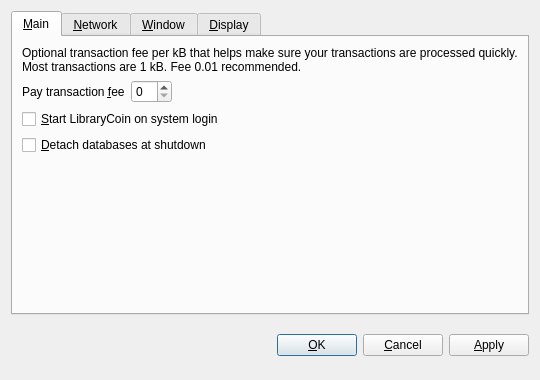
<?xml version="1.0" encoding="UTF-8"?>
<ui version="4.0">
 <class>OptionsDialog</class>
 <widget class="QDialog" name="OptionsDialog">
  <property name="geometry">
   <rect>
    <x>0</x>
    <y>0</y>
    <width>540</width>
    <height>380</height>
   </rect>
  </property>
  <property name="windowTitle">
   <string>Options</string>
  </property>
  <property name="modal">
   <bool>true</bool>
  </property>
  <layout class="QVBoxLayout" name="verticalLayout">
   <item>
    <widget class="QTabWidget" name="tabWidget">
     <property name="tabPosition">
      <enum>QTabWidget::North</enum>
     </property>
     <property name="currentIndex">
      <number>0</number>
     </property>
     <widget class="QWidget" name="tabMain">
      <attribute name="title">
       <string>&amp;Main</string>
      </attribute>
      <layout class="QVBoxLayout" name="verticalLayout_Main">
       <item>
        <widget class="QLabel" name="transactionFeeInfoLabel">
         <property name="text">
          <string>Optional transaction fee per kB that helps make sure your transactions are processed quickly. Most transactions are 1 kB. Fee 0.01 recommended.</string>
         </property>
         <property name="textFormat">
          <enum>Qt::PlainText</enum>
         </property>
         <property name="wordWrap">
          <bool>true</bool>
         </property>
        </widget>
       </item>
       <item>
        <layout class="QHBoxLayout" name="horizontalLayout_Main">
         <item>
          <widget class="QLabel" name="transactionFeeLabel">
           <property name="text">
            <string>Pay transaction &amp;fee</string>
           </property>
           <property name="textFormat">
            <enum>Qt::PlainText</enum>
           </property>
           <property name="buddy">
            <cstring>transactionFee</cstring>
           </property>
          </widget>
         </item>
         <item>
          <widget class="BitcoinAmountField" name="transactionFee"/>
         </item>
         <item>
          <spacer name="horizontalSpacer_Main">
           <property name="orientation">
            <enum>Qt::Horizontal</enum>
           </property>
           <property name="sizeHint" stdset="0">
            <size>
             <width>40</width>
             <height>20</height>
            </size>
           </property>
          </spacer>
         </item>
        </layout>
       </item>
       <item>
        <widget class="QCheckBox" name="bitcoinAtStartup">
         <property name="toolTip">
          <string>Automatically start LibraryCoin after logging in to the system.</string>
         </property>
         <property name="text">
          <string>&amp;Start LibraryCoin on system login</string>
         </property>
        </widget>
       </item>
       <item>
        <widget class="QCheckBox" name="detachDatabases">
         <property name="toolTip">
          <string>Detach block and address databases at shutdown. This means they can be moved to another data directory, but it slows down shutdown. The wallet is always detached.</string>
         </property>
         <property name="text">
          <string>&amp;Detach databases at shutdown</string>
         </property>
        </widget>
       </item>
       <item>
        <spacer name="verticalSpacer_Main">
         <property name="orientation">
          <enum>Qt::Vertical</enum>
         </property>
         <property name="sizeHint" stdset="0">
          <size>
           <width>20</width>
           <height>40</height>
          </size>
         </property>
        </spacer>
       </item>
      </layout>
     </widget>
     <widget class="QWidget" name="tabNetwork">
      <attribute name="title">
       <string>&amp;Network</string>
      </attribute>
      <layout class="QVBoxLayout" name="verticalLayout_Network">
       <item>
        <widget class="QCheckBox" name="mapPortUpnp">
         <property name="toolTip">
          <string>Automatically open the LibraryCoin client port on the router. This only works when your router supports UPnP and it is enabled.</string>
         </property>
         <property name="text">
          <string>Map port using &amp;UPnP</string>
         </property>
        </widget>
       </item>
       <item>
        <widget class="QCheckBox" name="connectSocks">
         <property name="toolTip">
          <string>Connect to the LibraryCoin network through a SOCKS proxy (e.g. when connecting through Tor).</string>
         </property>
         <property name="text">
          <string>&amp;Connect through SOCKS proxy:</string>
         </property>
        </widget>
       </item>
       <item>
        <layout class="QHBoxLayout" name="horizontalLayout_Network">
         <item>
          <widget class="QLabel" name="proxyIpLabel">
           <property name="text">
            <string>Proxy &amp;IP:</string>
           </property>
           <property name="textFormat">
            <enum>Qt::PlainText</enum>
           </property>
           <property name="buddy">
            <cstring>proxyIp</cstring>
           </property>
          </widget>
         </item>
         <item>
          <widget class="QValidatedLineEdit" name="proxyIp">
           <property name="maximumSize">
            <size>
             <width>140</width>
             <height>16777215</height>
            </size>
           </property>
           <property name="toolTip">
            <string>IP address of the proxy (e.g. 127.0.0.1)</string>
           </property>
          </widget>
         </item>
         <item>
          <widget class="QLabel" name="proxyPortLabel">
           <property name="text">
            <string>&amp;Port:</string>
           </property>
           <property name="textFormat">
            <enum>Qt::PlainText</enum>
           </property>
           <property name="buddy">
            <cstring>proxyPort</cstring>
           </property>
          </widget>
         </item>
         <item>
          <widget class="QLineEdit" name="proxyPort">
           <property name="maximumSize">
            <size>
             <width>55</width>
             <height>16777215</height>
            </size>
           </property>
           <property name="toolTip">
            <string>Port of the proxy (e.g. 9050)</string>
           </property>
          </widget>
         </item>
         <item>
          <widget class="QLabel" name="socksVersionLabel">
           <property name="text">
            <string>SOCKS &amp;Version:</string>
           </property>
           <property name="textFormat">
            <enum>Qt::PlainText</enum>
           </property>
           <property name="buddy">
            <cstring>socksVersion</cstring>
           </property>
          </widget>
         </item>
         <item>
          <widget class="QValueComboBox" name="socksVersion">
           <property name="toolTip">
            <string>SOCKS version of the proxy (e.g. 5)</string>
           </property>
          </widget>
         </item>
         <item>
          <spacer name="horizontalSpacer_Network">
           <property name="orientation">
            <enum>Qt::Horizontal</enum>
           </property>
           <property name="sizeHint" stdset="0">
            <size>
             <width>40</width>
             <height>20</height>
            </size>
           </property>
          </spacer>
         </item>
        </layout>
       </item>
       <item>
        <spacer name="verticalSpacer_Network">
         <property name="orientation">
          <enum>Qt::Vertical</enum>
         </property>
         <property name="sizeHint" stdset="0">
          <size>
           <width>20</width>
           <height>40</height>
          </size>
         </property>
        </spacer>
       </item>
      </layout>
     </widget>
     <widget class="QWidget" name="tabWindow">
      <attribute name="title">
       <string>&amp;Window</string>
      </attribute>
      <layout class="QVBoxLayout" name="verticalLayout_Window">
       <item>
        <widget class="QCheckBox" name="minimizeToTray">
         <property name="toolTip">
          <string>Show only a tray icon after minimizing the window.</string>
         </property>
         <property name="text">
          <string>&amp;Minimize to the tray instead of the taskbar</string>
         </property>
        </widget>
       </item>
       <item>
        <widget class="QCheckBox" name="minimizeOnClose">
         <property name="toolTip">
          <string>Minimize instead of exit the application when the window is closed. When this option is enabled, the application will be closed only after selecting Quit in the menu.</string>
         </property>
         <property name="text">
          <string>M&amp;inimize on close</string>
         </property>
        </widget>
       </item>
       <item>
        <spacer name="verticalSpacer_Window">
         <property name="orientation">
          <enum>Qt::Vertical</enum>
         </property>
         <property name="sizeHint" stdset="0">
          <size>
           <width>20</width>
           <height>40</height>
          </size>
         </property>
        </spacer>
       </item>
      </layout>
     </widget>
     <widget class="QWidget" name="tabDisplay">
      <attribute name="title">
       <string>&amp;Display</string>
      </attribute>
      <layout class="QVBoxLayout" name="verticalLayout_Display">
       <item>
        <layout class="QHBoxLayout" name="horizontalLayout_1_Display">
         <item>
          <widget class="QLabel" name="langLabel">
           <property name="text">
            <string>User Interface &amp;language:</string>
           </property>
           <property name="textFormat">
            <enum>Qt::PlainText</enum>
           </property>
           <property name="buddy">
            <cstring>lang</cstring>
           </property>
          </widget>
         </item>
         <item>
          <widget class="QValueComboBox" name="lang">
           <property name="toolTip">
            <string>The user interface language can be set here. This setting will take effect after restarting LibraryCoin.</string>
           </property>
          </widget>
         </item>
        </layout>
       </item>
       <item>
        <layout class="QHBoxLayout" name="horizontalLayout_2_Display">
         <item>
          <widget class="QLabel" name="unitLabel">
           <property name="text">
            <string>&amp;Unit to show amounts in:</string>
           </property>
           <property name="textFormat">
            <enum>Qt::PlainText</enum>
           </property>
           <property name="buddy">
            <cstring>unit</cstring>
           </property>
          </widget>
         </item>
         <item>
          <widget class="QValueComboBox" name="unit">
           <property name="toolTip">
            <string>Choose the default subdivision unit to show in the interface and when sending coins.</string>
           </property>
          </widget>
         </item>
        </layout>
       </item>
       <item>
        <widget class="QCheckBox" name="displayAddresses">
         <property name="toolTip">
          <string>Whether to show LibraryCoin addresses in the transaction list or not.</string>
         </property>
         <property name="text">
          <string>&amp;Display addresses in transaction list</string>
         </property>
        </widget>
       </item>
       <item>
        <widget class="QCheckBox" name="coinControlFeatures">
         <property name="toolTip">
          <string>Whether to show coin control features or not.</string>
         </property>
         <property name="text">
          <string>Display coin &amp;control features (experts only!)</string>
         </property>
        </widget>
       </item>
       <item>
        <spacer name="verticalSpacer_Display">
         <property name="orientation">
          <enum>Qt::Vertical</enum>
         </property>
         <property name="sizeHint" stdset="0">
          <size>
           <width>20</width>
           <height>40</height>
          </size>
         </property>
        </spacer>
       </item>
      </layout>
     </widget>
    </widget>
   </item>
   <item>
    <layout class="QHBoxLayout" name="horizontalLayout_Buttons">
     <item>
      <spacer name="horizontalSpacer_1">
       <property name="orientation">
        <enum>Qt::Horizontal</enum>
       </property>
       <property name="sizeHint" stdset="0">
        <size>
         <width>40</width>
         <height>48</height>
        </size>
       </property>
      </spacer>
     </item>
     <item>
      <widget class="QLabel" name="statusLabel">
       <property name="font">
        <font>
         <weight>75</weight>
         <bold>true</bold>
        </font>
       </property>
       <property name="text">
        <string/>
       </property>
       <property name="textFormat">
        <enum>Qt::PlainText</enum>
       </property>
       <property name="wordWrap">
        <bool>true</bool>
       </property>
      </widget>
     </item>
     <item>
      <spacer name="horizontalSpacer_2">
       <property name="orientation">
        <enum>Qt::Horizontal</enum>
       </property>
       <property name="sizeHint" stdset="0">
        <size>
         <width>40</width>
         <height>48</height>
        </size>
       </property>
      </spacer>
     </item>
     <item>
      <widget class="QPushButton" name="okButton">
       <property name="text">
        <string>&amp;OK</string>
       </property>
      </widget>
     </item>
     <item>
      <widget class="QPushButton" name="cancelButton">
       <property name="text">
        <string>&amp;Cancel</string>
       </property>
       <property name="autoDefault">
        <bool>false</bool>
       </property>
      </widget>
     </item>
     <item>
      <widget class="QPushButton" name="applyButton">
       <property name="text">
        <string>&amp;Apply</string>
       </property>
       <property name="autoDefault">
        <bool>false</bool>
       </property>
      </widget>
     </item>
    </layout>
   </item>
  </layout>
 </widget>
 <customwidgets>
  <customwidget>
   <class>BitcoinAmountField</class>
   <extends>QSpinBox</extends>
   <header>bitcoinamountfield.h</header>
  </customwidget>
  <customwidget>
   <class>QValueComboBox</class>
   <extends>QComboBox</extends>
   <header>qvaluecombobox.h</header>
  </customwidget>
  <customwidget>
   <class>QValidatedLineEdit</class>
   <extends>QLineEdit</extends>
   <header>qvalidatedlineedit.h</header>
  </customwidget>
 </customwidgets>
 <resources/>
 <connections/>
</ui>
